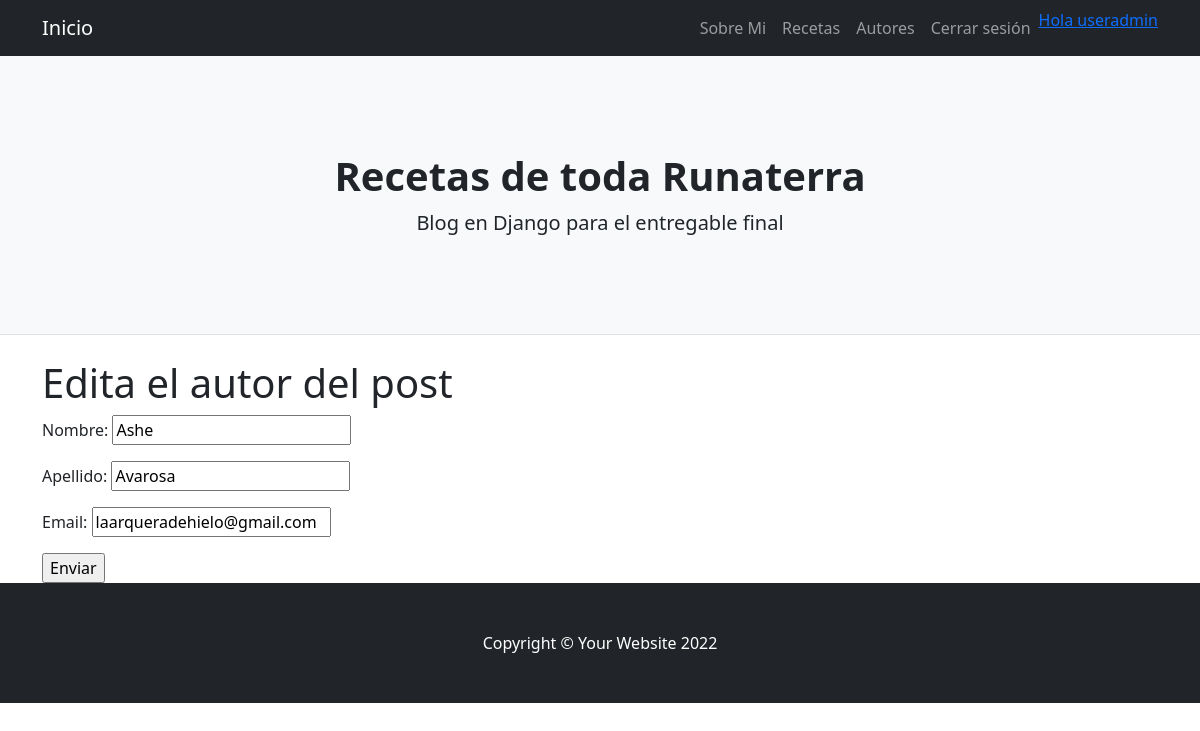
/autores/editar/9 (signed in), run on the app's committed database.
### AppBlog/models.py (models this page shows, shortened)
class Autores(models.Model):
    nombre = models.CharField(max_length=40)
    apellido = models.CharField(max_length=40)
    email = models.EmailField()
    imagen = models.URLField(max_length = 255, blank = False, null= False)
    class Meta:
        verbose_name_plural = "Autores"
        verbose_name = "Autor"

### AppBlog/views.py (the view)
# urls.py: path('autores/editar/<pk>', AutoresUpdate.as_view(), name='autores_editar'),
class AutoresUpdate(LoginRequiredMixin, UpdateView):
    model = Autores
    success_url = reverse_lazy('autores_lista')
    fields = ['nombre', 'apellido', 'email']

### AppBlog/Templates/AppBlog/autores_form.html (shortened to what this page needs)
{% extends "AppBlog/padre.html" %}
{% load static %}
{% block contenidoQueCambia %}
<form method="POST">{% csrf_token %}
  <h1>Edita el autor del post</h1>
  {{ form.as_p }}
  <input type="submit" value="Enviar">
</form>
{% endblock %}

### AppBlog/Templates/AppBlog/padre.html (shortened to what this page needs)
<!DOCTYPE html>
<html lang="en">
    <head>
        {% load static %}
        <link href="{% static 'AppBlog/css/styles.css' %}" rel="stylesheet" />
    </head>
    <body>
        <nav class="navbar navbar-expand-lg navbar-dark bg-dark">
            <div class="container">
                <a class="navbar-brand" href="{% url 'inicio' %}">Inicio</a>
                <div class="collapse navbar-collapse" id="navbarSupportedContent">
                    <ul class="navbar-nav ms-auto mb-2 mb-lg-0">
                        <li class="nav-item"><a class="nav-link" href="{% url 'about-me' %}">Sobre Mi</a></li>
                        {% if user.is_authenticated %}
                            <li class="nav-item"><a class="nav-link" href="{% url 'posts_lista' %}">Recetas</a></li>
                            <li class="nav-item"><a class="nav-link" href="{% url 'autores_lista' %}">Autores</a></li>
                            <li class="nav-item"><a class="nav-link" href="{% url 'Logout' %}">Cerrar sesión</a></li>
                            <a href="{% url 'perfil' %}">Hola {{user.username}}</a>
                        {% else %}
                            <a class="btn btn-primary" href="{% url 'Login' %}">Iniciar sesión</a>
                        {% endif %}
                    </ul>
                </div>
            </div>
        </nav>
        <header class="py-5 bg-light border-bottom mb-4">
            <div class="container">
                <div class="text-center my-5">
                    <h1 class="fw-bolder">Recetas de toda Runaterra</h1>
                    <p class="lead mb-0">Blog en Django para el entregable final</p>
                </div>
            </div>
        </header>
        <div class="container">
        {% block contenidoQueCambia %}
        {% endblock %}
        </div>
        <footer class="py-5 bg-dark">
            <div class="container"><p class="m-0 text-center text-white">Copyright &copy; Your Website 2022</p></div>
        </footer>
    </body>
</html>

### data on the page
Autores: nombre "Ashe", apellido "Avarosa", email "laarqueradehielo@gmail.com"

### other printed values
{{ user.username }} "useradmin"
